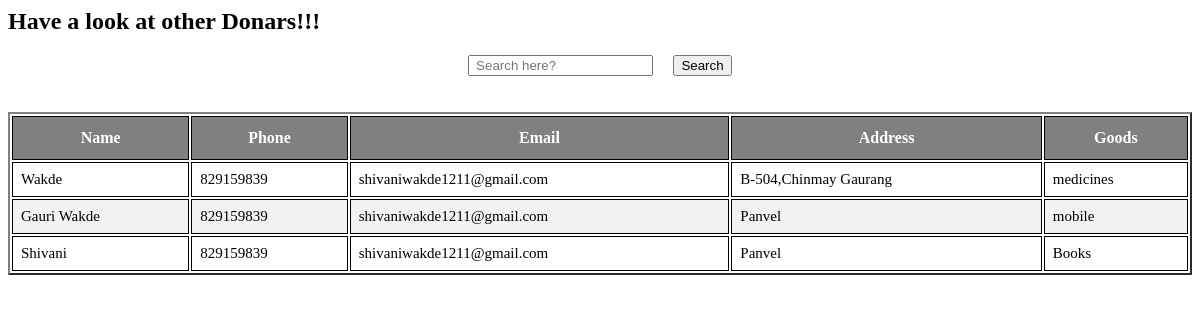
Page /donatedetails.php on the committed database.
### tables this page shows
CREATE TABLE `donar` (
  `Name` text NOT NULL,
  `Phone` int(10) NOT NULL,
  `Email` text NOT NULL,
  `Address` text NOT NULL,
  `Goods` text NOT NULL
);

### donatedetails.php (the view, shortened to what this page needs)
<?php
if(isset($_POST['search']))
{
    $valueToSearch = $_POST['valueToSearch'];
    $query = "select * from donar WHERE CONCAT(Name,Phone,Email,Address,Goods) LIKE '%".$valueToSearch."%'";
    $search_result = filterTable($query);
}
else
{
    $query = "select * from donar";
    $search_result = filterTable($query);
}
function filterTable($query)
{
    $connect =mysqli_connect("localhost", "root", "", "ipfinal");
    $filter_Result = mysqli_query($connect, $query);
    return $filter_Result;
}
?>
<html>
<head>
</head>
  <body>
    <h2>Have a look at other Donars!!!</h2>
        <form action="donatedetails.php" method="post">
    <center>
          <div class="no-print">
            <input type="text" name="valueToSearch" placeholder=" Search here?">&nbsp;&nbsp;&nbsp;&nbsp;
            <input type="submit"  name="search" value="Search">
             </div></center>
  <br><br>
   <div class="container">
   <table width="100%" border="2" class="table table-striped ">
      <thead  style="color:white;background-color: grey;">
                    <th>Name</th>
                    <th>Phone</th>
                    <th>Email</th>
                    <th>Address</th>
                    <th>Goods</th>
                             </thead>
      <tbody>
                          <?php while($row = mysqli_fetch_array($search_result)):?>
                   <tr>
                              <td height="28"><?php echo $Name=$row['Name']; ?></td>
                              <td><?php echo $Phone=$row['Phone']; ?></td>
                              <td><?php echo $Email=$row['Email']; ?></td>
                              <td><?php echo $Address=$row['Address']; ?></td>
                              <td><?php echo $Goods=$row['Goods']; ?></td>
                   </tr>
                 <?php endwhile;?>
           </tbody>
    </table>
        </form>
</body>
    </html>

### donatedetails.php (style rules this page uses)
th ,tr { padding: 12px; font-size: 16px; border:1px solid black; }
td { padding: 8px; font-size: 15px; border:1px solid black; }
tr:nth-child(even) { background-color: #f2f2f2; }

### rows in the picture
donar: Name "Wakde", Phone "829159839", Email "shivaniwakde1211@gmail.com", Address "B-504,Chinmay Gaurang", Goods "medicines"
donar: Name "Gauri Wakde", Phone "829159839", Email "shivaniwakde1211@gmail.com", Address "Panvel", Goods "mobile"
donar: Name "Shivani", Phone "829159839", Email "shivaniwakde1211@gmail.com", Address "Panvel", Goods "Books"
